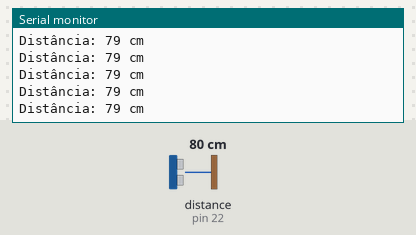
A sketch run on a simulated Arduino Mega 2560, built with avr-gcc and run on an emulated ATmega2560. Parts: the last lines printed to the serial monitor. Wiring (inferred from the names in the program): ultrasonic range finder: trigger pin 24; echo pin 22. The test bench sets the inputs (shaded band); at power-on: distance to the obstacle (sensor on pin 22) 80 cm. The echo pulse lasts 58.3 µs per cm.

Above: at 1.2 s.
1.3 s: distance to the obstacle (sensor on pin 22) set to 2 cm
At 1.38 s:
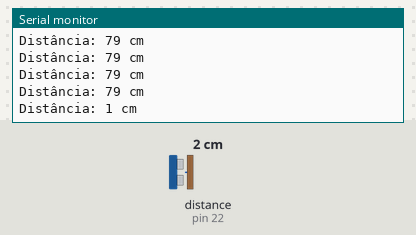
4.3 s: distance to the obstacle (sensor on pin 22) set to 4 cm
At 4.3 s:
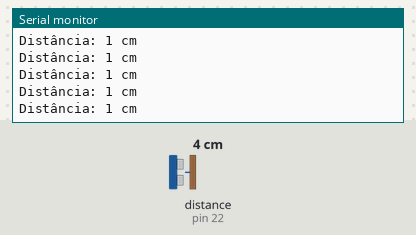
5.8 s: distance to the obstacle (sensor on pin 22) set to 35 cm
At 5.82 s:
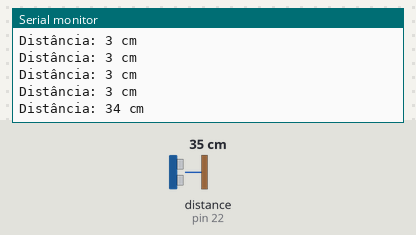
Timing chart, 0 to 8.8 s (numbered marks = the images above; inputs shaded):
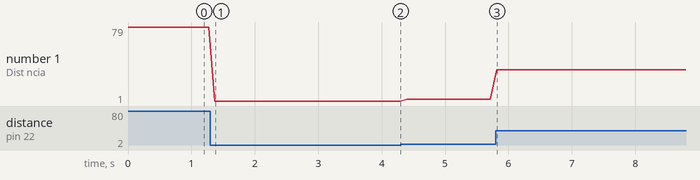

Measured:
- after the input at 1.3 s, the serial monitor: prints a new line after 0.07 s (image 1)
- after the input at 5.8 s, the serial monitor: prints a new line at once (image 3)
- plotted number 1: 79 → 1 after the input at 1.3 s, 1 → 3 after the input at 4.3 s, 3 → 34 after the input at 5.8 s

The sketch:

distancia.ino
```cpp
// Definição dos pinos de conexão do sensor
const int trigPin = 24;
const int echoPin = 22;

// Variáveis para armazenar a duração e a distância
long duration;
int distance;

void setup() {
  // Inicializa a comunicação serial
  Serial.begin(9600);

  // Define os modos dos pinos
  pinMode(trigPin, OUTPUT);
  pinMode(echoPin, INPUT);
}

void loop() {
  // Certifique-se de que o pino trig está baixo
  digitalWrite(trigPin, LOW);
  delayMicroseconds(2);

  // Envie um pulso alto de 10 microsegundos no pino trig
  digitalWrite(trigPin, HIGH);
  delayMicroseconds(10);
  digitalWrite(trigPin, LOW);

  // Meça o tempo de duração do pulso no pino echo
  duration = pulseIn(echoPin, HIGH);

  // Calcule a distância em centímetros, ajuste o fator de conversão se necessário
  distance = duration * 0.0343 / 2; // ajuste da constante

  // Exiba a distância medida no Monitor Serial
  Serial.print("Distância: ");
  Serial.print(distance);
  Serial.println(" cm");

  // Aguarde 100ms antes de fazer a próxima medição
  delay(100);
}
```
